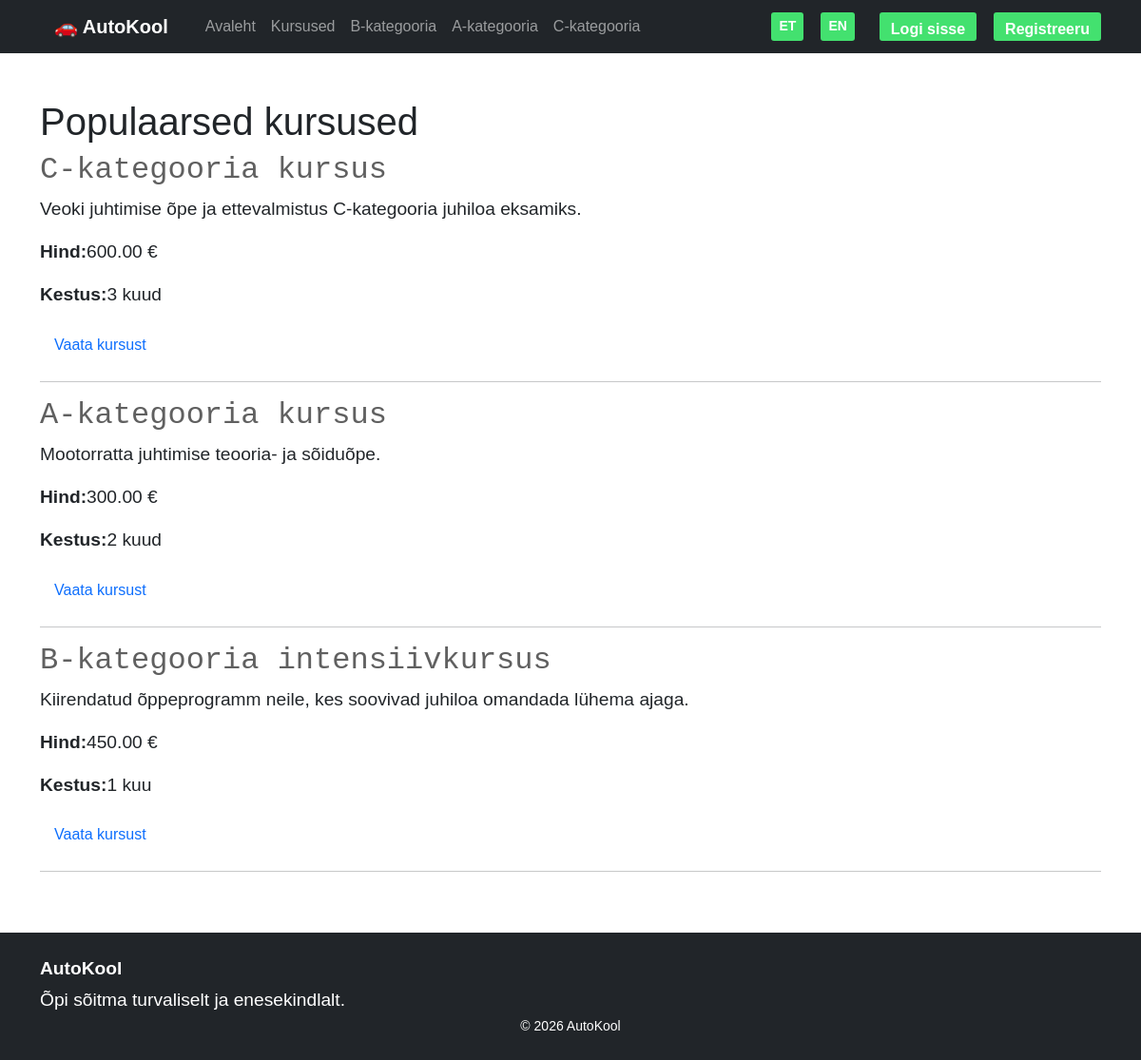
Page /AutoKool/index.php on the committed database.
### tables this page shows
CREATE TABLE `courses` (
  `id` int(11) NOT NULL,
  `category_id` int(11) NOT NULL,
  `title` varchar(200) NOT NULL,
  `description` text NOT NULL,
  `price` decimal(10,2) NOT NULL,
  `duration` varchar(100) NOT NULL,
  `picture` longblob DEFAULT NULL,
  `title_en` varchar(255) DEFAULT NULL,
  `description_en` text DEFAULT NULL
);

### AutoKool/controller/Controller.php (called while the page is built, shortened)
<?php
class Controller
{
    public static function StartSite()
    {
        $arr = Course::getPopularCourses();
        include __DIR__ . '/../view/start.php';
    }
}
?>

### AutoKool/index.php (called while the page is built, shortened)
<?php
require_once __DIR__ . '/inc/Database.php';
require_once __DIR__ . '/model/Course.php';
require_once __DIR__ . '/controller/Controller.php';
require_once __DIR__ . '/inc/language.php';
require_once __DIR__ . '/route/routing.php';
?>

### AutoKool/inc/language.php (called while the page is built, shortened)
<?php
$currentLanguage = $_SESSION['language'] ?? 'et';
$translations = [
    'et' => [
        'site_name' => 'AutoKool',
        'home' => 'Avaleht',
        'courses' => 'Kursused',
        'instructors' => 'Õpetajad',
        'reviews' => 'Tagasiside',
        'login' => 'Logi sisse',
        'register' => 'Registreeru',
        'logout' => 'Logi välja',
        'admin_panel' => 'Administraatori paneel',
        'dashboard' => 'Juhtpaneel',
        'students' => 'Õpilased',
        'registrations' => 'Kursustele registreerumised',
        'manage_reviews' => 'Halda kommentaare',
        'student' => 'Õpilane',
        'email' => 'E-post',
        'course' => 'Kursus',
        'date' => 'Kuupäev',
        'status' => 'Staatus',
        'action' => 'Tegevus',
        'pending' => 'Ootel',
        'confirmed' => 'Kinnitatud',
        'cancelled' => 'Tühistatud',
        'remove_from_course' => 'Eemalda kursuselt',
        'restore_to_course' => 'Lisa kursusele tagasi',
        'back' => 'Tagasi',
        'save' => 'Salvesta',
        'delete' => 'Kustuta',
        'language' => 'Keel',
        'all_courses' => 'Kõik kursused',
        'popular_courses' => 'Populaarsed kursused',
        'price' => 'Hind',
        'duration' => 'Kestus',
        'view_course' => 'Vaata kursust'
    ],
    'en' => [
        'site_name' => 'AutoKool',
        'home' => 'Home',
        'courses' => 'Courses',
        'instructors' => 'Instructors',
        'reviews' => 'Reviews',
        'login' => 'Log in',
        'register' => 'Register',
        'logout' => 'Log out',
        'admin_panel' => 'Admin panel',
        'dashboard' => 'Dashboard',
        'students' => 'Students',
        'registrations' => 'Course registrations',
        'manage_reviews' => 'Manage reviews',
        'student' => 'Student',
        'email' => 'Email',
        'course' => 'Course',
        'date' => 'Date',
        'status' => 'Status',
        'action' => 'Action',
        'pending' => 'Pending',
        'confirmed' => 'Confirmed',
        'cancelled' => 'Cancelled',
        'remove_from_course' => 'Remove from course',
        'restore_to_course' => 'Restore to course',
        'back' => 'Back',
        'save' => 'Save',
        'delete' => 'Delete',
        'language' => 'Language',
        'all_courses' => 'All courses',
        'popular_courses' => 'Popular courses',
        'price' => 'Price',
        'duration' => 'Duration',
        'view_course' => 'View course'
    ]
];
function t($key)
{
    global $translations, $currentLanguage;
    return $translations[$currentLanguage][$key]
        ?? $translations['et'][$key]
        ?? $key;
}
?>

### AutoKool/inc/Database.php (called while the page is built, shortened)
<?php
class Database
{
    private $conn;
    private $host = 'localhost';
    private $user = 'root';
    private $password = '';
    private $baseName = 'autokool';
    public function connect()
    {
        if (!$this->conn) {
            try {
                $this->conn = new PDO(
                    'mysql:host=' . $this->host .
                    ';dbname=' . $this->baseName .
                    ';charset=utf8mb4',
                    $this->user,
                    $this->password
                );
                $this->conn->setAttribute(
                    PDO::ATTR_ERRMODE,
                    PDO::ERRMODE_EXCEPTION
                );
                $this->conn->setAttribute(
                    PDO::ATTR_DEFAULT_FETCH_MODE,
                    PDO::FETCH_ASSOC
                );
            } catch (PDOException $e) {
                die('Ошибка подключения к базе данных: ' . $e->getMessage());
            }
        }
        return $this->conn;
    }
    public function getAll($query, $params = [])
    {
        $stmt = $this->conn->prepare($query);
        $stmt->execute($params);
        return $stmt->fetchAll();
    }
}
?>

### AutoKool/model/Course.php (called while the page is built, shortened)
<?php
class Course
{
    public static function getPopularCourses()
    {
        $query = "SELECT *
                  FROM courses
                  ORDER BY id DESC
                  LIMIT 3";
        $db = new Database();
        return $db->getAll($query);
    }
}
?>

### AutoKool/view/start.php (the view, shortened to what this page needs)
<?php
require_once __DIR__ . '/../inc/language.php';
?>
<h1><?= t('popular_courses') ?></h1>
<br>
<?php foreach ($arr as $value): ?>
    <?php
    $title = t('language') === 'English'
        ? ($value['title_en'] ?? $value['title'])
        : $value['title'];
    ?>
    <h2>
        <?= htmlspecialchars($title, ENT_QUOTES, 'UTF-8') ?>
    </h2>
    <?php
    $description = $value['description'];
    ?>
    <p>
        <?= htmlspecialchars($description, ENT_QUOTES, 'UTF-8') ?>
    </p>
    <p>
        <b><?= t('price') ?>:</b>
        <?= htmlspecialchars($value['price'], ENT_QUOTES, 'UTF-8') ?> €
    </p>
    <p>
        <b><?= t('duration') ?>:</b>
        <?= htmlspecialchars($value['duration'], ENT_QUOTES, 'UTF-8') ?>
    </p>
    <a href="course?id=<?= (int)$value['id'] ?>">
        <?= t('view_course') ?>
    </a>
    <hr>
<?php endforeach; ?>
<?php
include_once 'view/layout.php';
?>

### AutoKool/style.css (style rules this page uses)
body { margin:0; font-family: Arial; }
h2 { font-family: monospace; color: #606060; }
a { display: block; padding: 10px 15px; text-decoration: none; outline: none; transition: .5s linear; }
p { word-wrap: break-word; display: flex; font-size: 1.2rem; }
h1 { width: auto; display: inline-block; }

### rows in the picture
courses: title "C-kategooria kursus", description "Veoki juhtimise õpe ja ettevalmistus C-kategooria juhiloa eksamiks.", price "600.00", duration "3 kuud"
courses: title "A-kategooria kursus", description "Mootorratta juhtimise teooria- ja sõiduõpe.", price "300.00", duration "2 kuud"
courses: title "B-kategooria intensiivkursus", description "Kiirendatud õppeprogramm neile, kes soovivad juhiloa omandada lühema ajaga.", price "450.00", duration "1 kuu"

### other values in the picture
t('home') "Avaleht"
t('popular_courses') "Populaarsed kursused"
